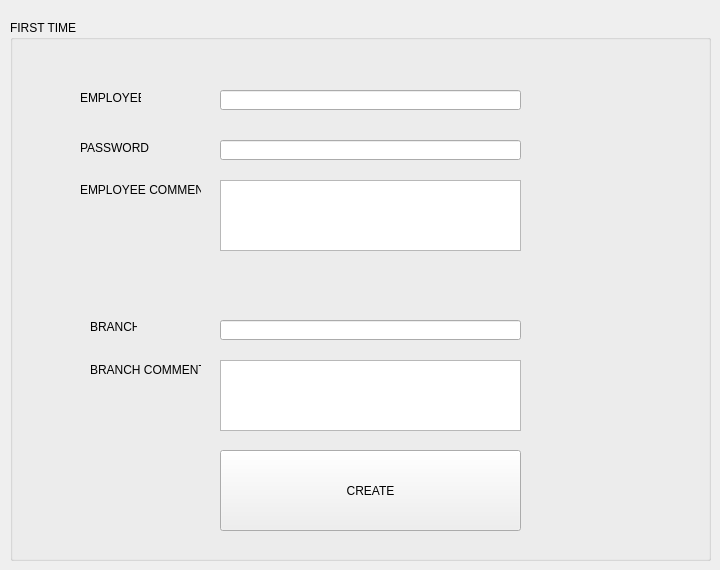
    <widget class="QWidget" name="tab_26">
     <attribute name="title">
      <string>FIRST TIME LAUNCH</string>
     </attribute>
     <widget class="QGroupBox" name="groupBox_23">
      <property name="geometry">
       <rect>
        <x>10</x>
        <y>20</y>
        <width>701</width>
        <height>541</height>
       </rect>
      </property>
      <property name="title">
       <string>FIRST TIME</string>
      </property>
      <widget class="QLabel" name="label_29">
       <property name="geometry">
        <rect>
         <x>70</x>
         <y>120</y>
         <width>71</width>
         <height>16</height>
        </rect>
       </property>
       <property name="text">
        <string>PASSWORD</string>
       </property>
      </widget>
      <widget class="QLineEdit" name="lineEdit_61">
       <property name="geometry">
        <rect>
         <x>210</x>
         <y>120</y>
         <width>301</width>
         <height>20</height>
        </rect>
       </property>
      </widget>
      <widget class="QLabel" name="label_12">
       <property name="geometry">
        <rect>
         <x>70</x>
         <y>70</y>
         <width>61</width>
         <height>16</height>
        </rect>
       </property>
       <property name="text">
        <string>EMPLOYEE</string>
       </property>
      </widget>
      <widget class="QLabel" name="label_28">
       <property name="geometry">
        <rect>
         <x>80</x>
         <y>300</y>
         <width>47</width>
         <height>13</height>
        </rect>
       </property>
       <property name="text">
        <string>BRANCH</string>
       </property>
      </widget>
      <widget class="QLineEdit" name="lineEdit_19">
       <property name="geometry">
        <rect>
         <x>210</x>
         <y>70</y>
         <width>301</width>
         <height>20</height>
        </rect>
       </property>
      </widget>
      <widget class="QLineEdit" name="lineEdit_62">
       <property name="geometry">
        <rect>
         <x>210</x>
         <y>300</y>
         <width>301</width>
         <height>20</height>
        </rect>
       </property>
      </widget>
      <widget class="QPushButton" name="pushButton_32">
       <property name="geometry">
        <rect>
         <x>210</x>
         <y>430</y>
         <width>301</width>
         <height>81</height>
        </rect>
       </property>
       <property name="text">
        <string>CREATE</string>
       </property>
      </widget>
      <widget class="QTextEdit" name="textEdit_8">
       <property name="geometry">
        <rect>
         <x>210</x>
         <y>340</y>
         <width>301</width>
         <height>71</height>
        </rect>
       </property>
      </widget>
      <widget class="QLabel" name="label_158">
       <property name="geometry">
        <rect>
         <x>80</x>
         <y>340</y>
         <width>111</width>
         <height>20</height>
        </rect>
       </property>
       <property name="text">
        <string>BRANCH COMMENTS</string>
       </property>
      </widget>
      <widget class="QTextEdit" name="textEdit_12">
       <property name="geometry">
        <rect>
         <x>210</x>
         <y>160</y>
         <width>301</width>
         <height>71</height>
        </rect>
       </property>
      </widget>
      <widget class="QLabel" name="label_159">
       <property name="geometry">
        <rect>
         <x>70</x>
         <y>160</y>
         <width>121</width>
         <height>20</height>
        </rect>
       </property>
       <property name="text">
        <string>EMPLOYEE COMMENT</string>
       </property>
      </widget>
     </widget>
    </widget>
